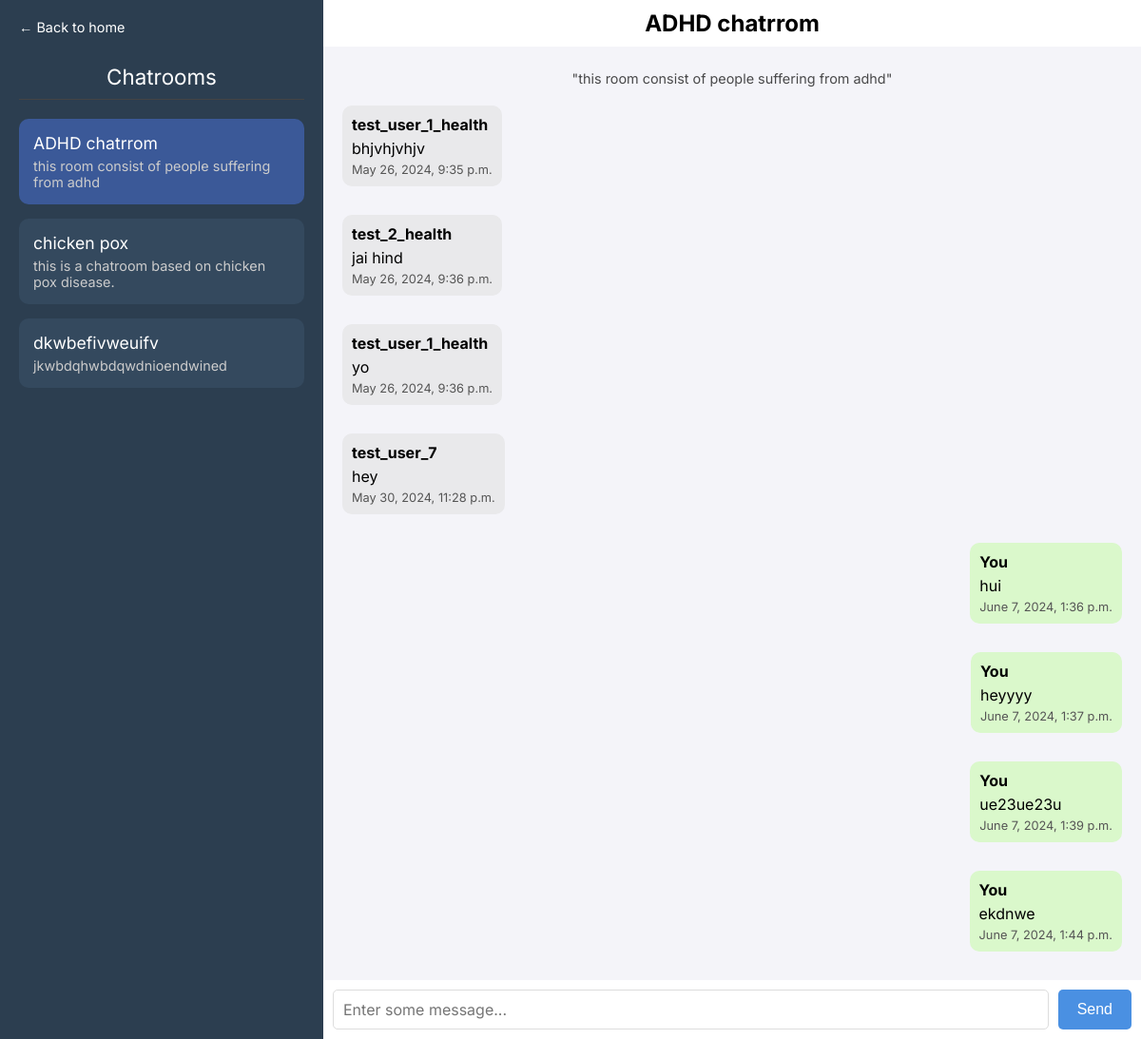
Page /main/chatroom/2ftf23t (signed in) on the committed database.
### main/models.py (models this page shows, shortened)
class Chatroom(models.Model) :
    code =  models.CharField(max_length=7)
    name = models.CharField(max_length=20, unique=True)
    desc = models.TextField(max_length=500)

class messages(models.Model) :
    chatroom = models.ForeignKey(Chatroom, on_delete=models.CASCADE, blank=True, null=True)
    content = models.TextField(max_length=1000)
    sender = models.ForeignKey(user_profile, on_delete=models.CASCADE)
    is_seen = models.BooleanField(default=0)
    date_time = models.DateTimeField(auto_now=True)

### userprofiles/models.py (models this page shows, shortened)
class user_profile(models.Model) :
    user = models.ForeignKey(User, on_delete=models.CASCADE)
    pfp = models.ImageField(default="Default_pfp.svg.webp", blank=True, null=True)
    bio = models.TextField(max_length=300)

### main/views.py (the view, shortened to what this page needs)
# urls.py: path('chatroom/<slug:roomcode>',views.chatroomview, name = 'chatroom'),
@login_required(login_url=loginview)
def chatroomview(request, roomcode) :
    user_profile_instance = user_profile.objects.get(user=request.user)
    chatroom = Chatroom.objects.get(code = roomcode)
    messages_list = messages.objects.filter(chatroom = chatroom)
    form = chatmessagecreationform(request.POST)
    joined_chatrooms = Chatroom.objects.filter(joinedchatrooms__user=user_profile_instance)
    try :
        JoinedChatrooms.objects.get(user = user_profile_instance, chatroom = chatroom)
        flag = "joined"
    except :
        flag = "not joined"
    context = {
        'chatroom' : chatroom,
        'user' : request.user,
        'messages' : messages_list,
        'form' : form,
        'roomcode' :roomcode,
        'joined_chatrooms' : joined_chatrooms,
        'flag' : flag,
    }
    return render(request, 'chatroom.html', context=context)

### main/forms.py
class chatmessagecreationform(forms.ModelForm):
    class Meta:
        model = messages
        fields = ['content']

### main/templates/chatroom.html (shortened to what this page needs)
{% load static %}
<!DOCTYPE html>
<html lang="en">
  <head>
    <link rel="stylesheet" href="{% static 'css/chatroom.css' %}" />
  </head>
  <body>
    <div class="sidebar" id="sidebar">
      <div class="gohome-heading"><a href="/main">← Back to home</a></div>
      <div class="sidebar-heading">Chatrooms</div>
      <ul class="chatroom-list">
        {% for jc in joined_chatrooms %} {% if jc.name == chatroom.name %}
        <li>
          <a>
            <div class="chatroom-box" style="background-color: #3b5998">
              <a href="/main/chatroom/{{jc.code}}" class="chatroom-link"
                >{{jc.name}}</a
              >
              <div class="chatroom-description-small">{{jc.desc}}</div>
            </div>
          </a>
        </li>
        {% else %}
        <li>
          <a>
            <div class="chatroom-box">
              <a href="/main/chatroom/{{jc.code}}" class="chatroom-link"
                >{{jc.name}}</a
              >
              <div class="chatroom-description-small">{{jc.desc}}</div>
            </div>
          </a>
        </li>
        {% endif %} {% endfor %}
      </ul>
    </div>
    <div class="chatroom-container">
      <div class="chatroom-heading">{{chatroom.name}}</div>
      <div id="scrollable-div">
        <div id="chats">
          <div
            class="chatroom-description-small"
            style="color: black; text-align: center; opacity: 0.7"
          >
            "{{chatroom.desc}}"
          </div>
          {% for msg in messages %}
          <br />
          {% if msg.sender.user.username == user.username %}
          <div class="message sent-by-me">
            <div class="message-sender">You</div>
            <div class="message-content">{{msg.content}}</div>
            <div class="message-timestamp">{{msg.date_time}}</div>
          </div>
          {% else %}
          <div class="message received">
            <div class="message-sender">{{msg.sender.user.username}}</div>
            <div class="message-content">{{msg.content}}</div>
            <div class="message-timestamp">{{msg.date_time}}</div>
          </div>
          {% endif %} {% endfor %}
        </div>
      </div>
      <form method="post" class="input-section" id="msg_send_form">
        {% csrf_token %} {{form.content}} {% if flag == "joined" %}
        <button class="send-button" type="submit">Send</button>
        {% else %}
        <button class="send-button" disabled style="opacity: 0.5">
          Join room to send
        </button>
        {% endif %}
      </form>
    </div>
  </body>
</html>

### static/css/chatroom.css (style rules this page uses)
body { font-family: 'Inter', sans-serif; margin: 0; padding: 0; display: flex; height: 100vh; overflow: hidden; }
a { text-decoration: none; color: white; }
.sidebar { width: 300px; background-color: #2c3e50; color: white; padding: 20px; overflow-y: auto; transition: transform 0.3s ease; }
.sidebar-heading { font-size: 1.4em; margin-bottom: 20px; border-bottom: 1px solid #444; padding-bottom: 10px; text-align: center; }
.gohome-heading { font-size: 0.9em; margin-bottom: 20px; padding-bottom: 10px; }
.chatroom-list { list-style: none; padding: 0; }
.chatroom-list li { margin-bottom: 15px; }
.chatroom-box { background-color: #34495e; border-radius: 10px; padding: 15px; transition: background-color 0.3s ease; }
.chatroom-link { color: white; text-decoration: none; font-size: 1.1em; display: block; }
.chatroom-description-small { font-size: 0.9em; color: #ccc; margin-top: 5px; }
.chatroom-container { flex: 1; display: flex; flex-direction: column; height: 100%; overflow: hidden; }
.chatroom-heading { font-size: 1.5em; font-weight: bold; padding: 10px; text-align: center; }
#scrollable-div { flex: 1; overflow-y: auto; padding: 20px; background-color: #f4f4f9; }
#chats { display: flex; flex-direction: column; }
.message { margin-bottom: 10px; padding: 10px; border-radius: 10px; max-width: 70%; }
.sent-by-me { align-self: flex-end; background-color: #daf8cb; }
.received { align-self: flex-start; background-color: #e9e9eb; }
.message-sender { font-weight: bold; margin-bottom: 5px; }
.message-content { margin-bottom: 5px; }
.message-timestamp { font-size: 0.8em; color: #555; }
.input-section { display: flex; padding: 10px; background-color: #fff; }
textarea { flex: 1; height: 20px; border: 1px solid #ddd; border-radius: 5px; resize: none; padding: 10px; font-size: 1em; font-family: "Inter", sans-serif; }
.send-button { background-color: #4a90e2; color: white; border: none; padding: 10px 20px; margin-left: 10px; border-radius: 5px; cursor: pointer; font-size: 1em; }

### rows in the picture
Chatroom: name "ADHD chatrrom", desc "this room consist of people suffering from adhd"
Chatroom: name "chicken pox", desc "this is a chatroom based on chicken pox disease."
Chatroom: name "dkwbefivweuifv", desc "jkwbdqhwbdqwdnioendwined"
messages: sender.user.username "test_user_1_health", content "bhjvhjvhjv", date_time "May 26, 2024, 9:35 p.m."
messages: sender.user.username "test_2_health", content "jai hind", date_time "May 26, 2024, 9:36 p.m."
messages: sender.user.username "test_user_1_health", content "yo", date_time "May 26, 2024, 9:36 p.m."
messages: sender.user.username "test_user_7", content "hey", date_time "May 30, 2024, 11:28 p.m."
messages: content "hui", date_time "June 7, 2024, 1:36 p.m."
messages: content "heyyyy", date_time "June 7, 2024, 1:37 p.m."
messages: content "ue23ue23u", date_time "June 7, 2024, 1:39 p.m."
messages: content "ekdnwe", date_time "June 7, 2024, 1:44 p.m."
